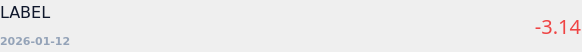
<?xml version="1.0" encoding="UTF-8"?>
<ui version="4.0">
 <class>SpendingItem</class>
 <widget class="QWidget" name="SpendingItem">
  <property name="geometry">
   <rect>
    <x>0</x>
    <y>0</y>
    <width>582</width>
    <height>52</height>
   </rect>
  </property>
  <property name="sizePolicy">
   <sizepolicy hsizetype="Expanding" vsizetype="Fixed">
    <horstretch>0</horstretch>
    <verstretch>0</verstretch>
   </sizepolicy>
  </property>
  <property name="windowTitle">
   <string>Form</string>
  </property>
  <layout class="QHBoxLayout" name="horizontalLayout" stretch="1,0">
   <property name="spacing">
    <number>10</number>
   </property>
   <property name="leftMargin">
    <number>0</number>
   </property>
   <property name="topMargin">
    <number>0</number>
   </property>
   <property name="rightMargin">
    <number>0</number>
   </property>
   <property name="bottomMargin">
    <number>0</number>
   </property>
   <item>
    <layout class="QVBoxLayout" name="verticalLayout">
     <property name="spacing">
      <number>0</number>
     </property>
     <property name="sizeConstraint">
      <enum>QLayout::SizeConstraint::SetMinimumSize</enum>
     </property>
     <item>
      <widget class="QLabel" name="labelLabel">
       <property name="font">
        <font>
         <family>Verdana</family>
         <pointsize>12</pointsize>
         <fontweight>Medium</fontweight>
        </font>
       </property>
       <property name="autoFillBackground">
        <bool>false</bool>
       </property>
       <property name="styleSheet">
        <string notr="true">color: #0f172b;
</string>
       </property>
       <property name="text">
        <string>LABEL</string>
       </property>
       <property name="alignment">
        <set>Qt::AlignmentFlag::AlignLeading|Qt::AlignmentFlag::AlignLeft|Qt::AlignmentFlag::AlignVCenter</set>
       </property>
       <property name="wordWrap">
        <bool>true</bool>
       </property>
      </widget>
     </item>
     <item>
      <spacer name="verticalSpacer">
       <property name="orientation">
        <enum>Qt::Orientation::Vertical</enum>
       </property>
       <property name="sizeType">
        <enum>QSizePolicy::Policy::Fixed</enum>
       </property>
       <property name="sizeHint" stdset="0">
        <size>
         <width>0</width>
         <height>5</height>
        </size>
       </property>
      </spacer>
     </item>
     <item>
      <widget class="QLabel" name="dateLabel">
       <property name="font">
        <font>
         <family>Verdana</family>
         <pointsize>8</pointsize>
         <bold>true</bold>
        </font>
       </property>
       <property name="styleSheet">
        <string notr="true">color: #94a3b8;
</string>
       </property>
       <property name="text">
        <string>2026-01-12</string>
       </property>
       <property name="alignment">
        <set>Qt::AlignmentFlag::AlignLeading|Qt::AlignmentFlag::AlignLeft|Qt::AlignmentFlag::AlignVCenter</set>
       </property>
      </widget>
     </item>
    </layout>
   </item>
   <item>
    <widget class="QLabel" name="amountLabel">
     <property name="sizePolicy">
      <sizepolicy hsizetype="Minimum" vsizetype="Preferred">
       <horstretch>0</horstretch>
       <verstretch>0</verstretch>
      </sizepolicy>
     </property>
     <property name="font">
      <font>
       <family>Cascadia Mono</family>
       <pointsize>15</pointsize>
       <fontweight>DemiBold</fontweight>
      </font>
     </property>
     <property name="styleSheet">
      <string notr="true">color: #ef4444;
</string>
     </property>
     <property name="text">
      <string>-3.14</string>
     </property>
     <property name="alignment">
      <set>Qt::AlignmentFlag::AlignCenter</set>
     </property>
    </widget>
   </item>
  </layout>
 </widget>
 <resources/>
 <connections/>
</ui>
